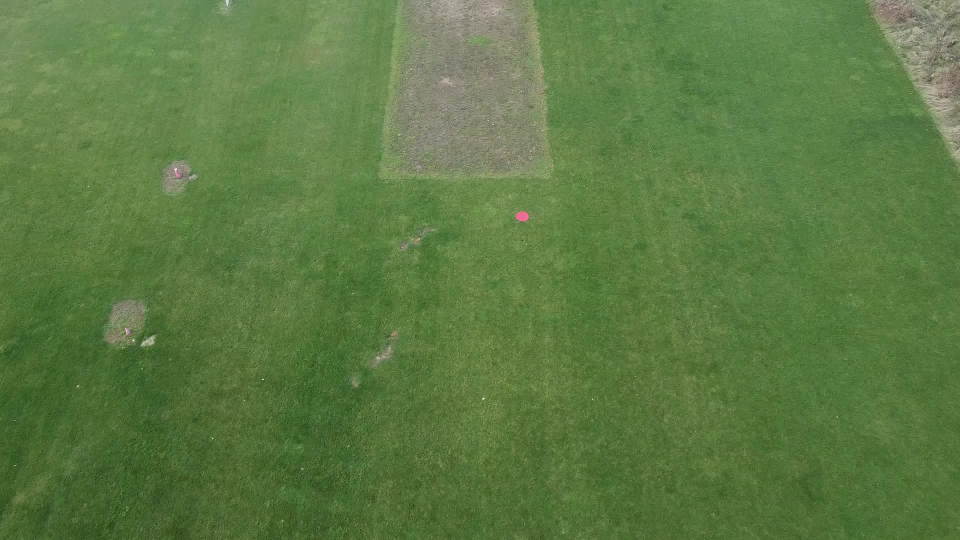
#> input picture data/sample_image.jpg, 1920 x 1080 px (shown at 1/2 size)
$ python -i TargetDetect.py   (imports and definitions only)
#> lines starting #> are read from the running program, lines starting #| are printed output that depends on the picture
#> further down, picture is the input picture: shape (1080, 1920, 3); mean B, G, R 66.8, 122.2, 92.4
import cv2
import numpy as np
from scipy.spatial.transform import Rotation as R
from geographiclib.geodesic import Geodesic
from math import cos, sqrt, atan2, degrees
from typing import List, Tuple
class TargetDetect:
    """Detects targets in a CV2 frame

    """

    # focal length of the camera
    FOCAL_LENGTH_MM = 24

    # minimum pixel area to consider in targets
    MINUMUM_AREA_PX = 400

    def __init__(self):
        # TODO: we'll probably want to accept some parameters here rather than hardcoding things
        #       eg. the colours to use, the minimum allowable area, etc.

        self.colour_ranges = {
            "red": [
                [(0,50,50),(10,255,255)],
                [(345,50,50),(360,255,255)]
            ],
            "orange": [
                [(15,50,50), (45,255,255)]
            ],
            "yellow": [
                [(50,50,50), (75,255,255)]
            ],
            "blue": [
                [(180,50,50), (240, 255,255)],
            ],
            "purple": [
                [(260, 50, 50), (280, 255,255)]
            ]
        }


    # [17 lines left out: function clampZero, not called in this run]

    def detect_color(self, frame: cv2.typing.MatLike, hls: cv2.typing.MatLike, ranges: List[List[Tuple]], color: str):
        """_summary_

        Args:
            frame (cv2.typing.MatLike): cv2 frame to process
            hls (cv2.typing.MatLike): frame converted to hls
            ranges (List[List[Tuple]]): lower and upper bounds for colors in hls
        """
        # create masks for list of upper and lower bounds
        masks = []
        for range in ranges:
            mask = cv2.inRange(hls, range[0], range[1])
            masks.append(mask)

        # combine masks
        mask = masks[0]
        for _mask in masks:
            mask = np.bitwise_or(mask, _mask)

        pixels = cv2.bitwise_and(frame, frame, mask=mask)
        gray = cv2.cvtColor(pixels, cv2.COLOR_BGR2GRAY)

        cnts = cv2.findContours(gray, cv2.RETR_EXTERNAL, cv2.CHAIN_APPROX_SIMPLE)
        cnts = cnts[0] if len(cnts) == 2 else cnts[1] # if an older verison of findContours()

        centroids = []
        for c in cnts:
            x,y,w,h = cv2.boundingRect(c)
            A = w*h

            # TODO: allow configurable the maximum area threshold
            # skip centroids with an area below this value (might be a false positive)
            if(A < self.MINUMUM_AREA_PX):
                continue

            centre = { 'x': int(x+w/2), 'y': int(y+h/2), 'w': w, 'h': h, 'A': A, "color": color}
            centroids.append(centre)

        return centroids

    def detect(self, frame):
        """_summary_

        Args:
            frame (cv2.frame): The CV2 frame to process

        Returns: A tuple where the first element is a list of centroids
                    Each centroid is a dict => { 'x': int, 'y': int, 'w': int, 'h': int, A: float }
                 The second tuple is a dict with addtional information
                 'blurred' => the blurred cv2.frame
                 'masked' => the array of masked colours
                 'contours' => the contours from cv2.findContours
            tuple: (list(centroids), additional)
        """
        '''
        Find centroids in a give CV2 frame

        :param frame: The CV2 frame to process
        '''
        # blur to remove high frequency noise
        blurred = cv2.GaussianBlur(frame,(3,3),0)

        # convert to hls to make it easier to mask colours
        hls = cv2.cvtColor(blurred, cv2.COLOR_BGR2HLS)
#> hls: shape (1080, 1920, 3); mean of channels 0, 1, 2 45.6, 94.6, 77.8

        centroids = []
        for colour, color_range in self.colour_ranges.items():
            _centroids = self.detect_color(blurred, hls, color_range, colour)
            centroids.extend(_centroids)
#> this loop made 5 passes
#> cnts in detect_color on passes 4 to 5: 2 contours, all with area under 20, 0 contours
#> pass 2, in detect_color (call 2), `pixels = cv2.bitwise_and(frame, frame, mask=mask)`:
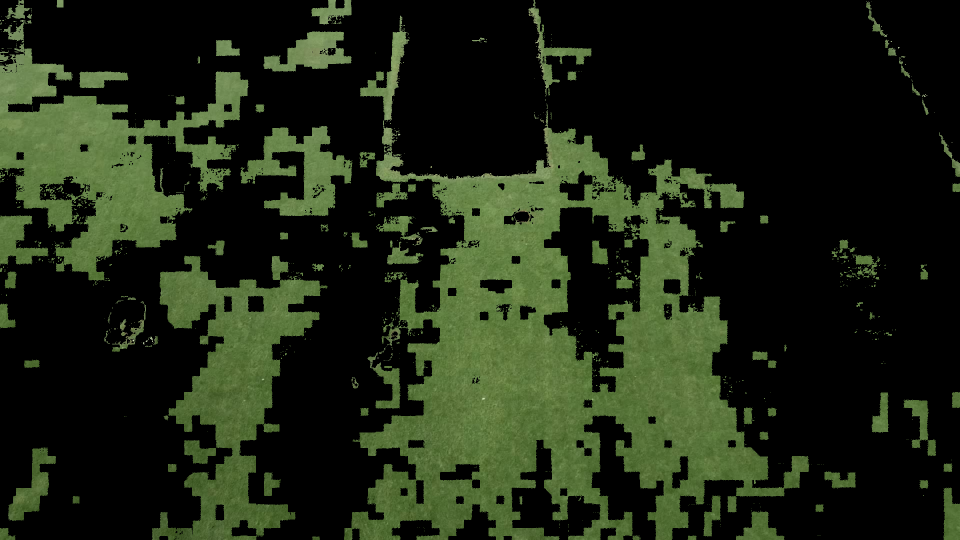
#> pixels: shape (1080, 1920, 3) (shown at 1/2 size); mean B, G, R 19.8, 37.7, 29.1
#> pass 2, in detect_color (call 2), `gray = cv2.cvtColor(pixels, cv2.COLOR_BGR2GRAY)`:
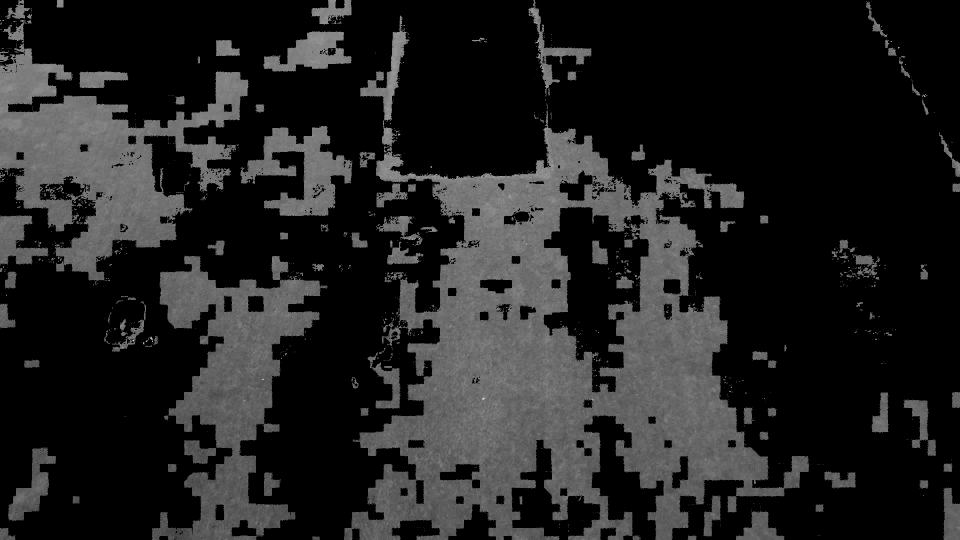
#> gray: shape (1080, 1920) (shown at 1/2 size); min 0, max 226, mean 33.1
#> after the loop, centroids = 81 items

        # return the centroids along with other info that might be useful for debugging
        return centroids

    # [72 lines left out: functions pixels2camera, pixels2coords, not called in this run]


>>> import cv2
>>> picture = cv2.imread('../data/sample_image.jpg')
>>> result = TargetDetect().detect(picture)
#> result = 81 items
